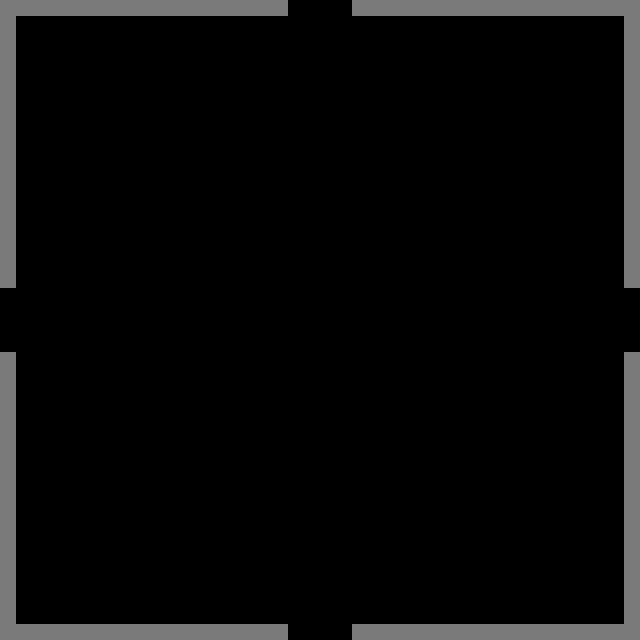

A level layout from a 2D game, rendered from its tile map. Below: a short description, then the map file with its tile-grid data intact:
An orthogonal 20x20 tile map with 32x32 px tiles, 2 tile layers (Background, Walls) and 8 objects.

<map version="1.0" orientation="orthogonal" renderorder="right-down" width="20" height="20" tilewidth="32" tileheight="32" nextobjectid="14">
 <properties>
  <property name="name" value="starting_location" />
  <property name="north_location" value="north_location" />
 </properties>
 <tileset firstgid="1" name="Tiles" tilewidth="32" tileheight="32" tilecount="81" columns="9">
  <image source="../Tiles/Tiles.png" trans="ff00ff" width="288" height="288" />
 </tileset>
 <layer name="Background" width="20" height="20">
  <data encoding="csv">
1,1,1,1,1,1,1,1,1,1,1,1,1,1,1,1,1,1,1,1,
1,1,1,1,1,1,1,1,1,1,1,1,1,1,1,1,1,1,1,1,
1,1,1,1,1,1,1,1,1,1,1,1,1,1,1,1,1,1,1,1,
1,1,1,1,1,1,1,1,1,1,1,1,1,1,1,1,1,1,1,1,
1,1,1,1,1,1,1,1,1,1,1,1,1,1,1,1,1,1,1,1,
1,1,1,1,1,1,1,1,1,1,1,1,1,1,1,1,1,1,1,1,
1,1,1,1,1,1,1,1,1,1,1,1,1,1,1,1,1,1,1,1,
1,1,1,1,1,1,1,1,1,1,1,1,1,1,1,1,1,1,1,1,
1,1,1,1,1,1,1,1,1,1,1,1,1,1,1,1,1,1,1,1,
1,1,1,1,1,1,1,1,1,1,1,1,1,1,1,1,1,1,1,1,
1,1,1,1,1,1,1,1,1,1,1,1,1,1,1,1,1,1,1,1,
1,1,1,1,1,1,1,1,1,1,1,1,1,1,1,1,1,1,1,1,
1,1,1,1,1,1,1,1,1,1,1,1,1,1,1,1,1,1,1,1,
1,1,1,1,1,1,1,1,1,1,1,1,1,1,1,1,1,1,1,1,
1,1,1,1,1,1,1,1,1,1,1,1,1,1,1,1,1,1,1,1,
1,1,1,1,1,1,1,1,1,1,1,1,1,1,1,1,1,1,1,1,
1,1,1,1,1,1,1,1,1,1,1,1,1,1,1,1,1,1,1,1,
1,1,1,1,1,1,1,1,1,1,1,1,1,1,1,1,1,1,1,1,
1,1,1,1,1,1,1,1,1,1,1,1,1,1,1,1,1,1,1,1,
1,1,1,1,1,1,1,1,1,1,1,1,1,1,1,1,1,1,1,1
</data>
 </layer>
 <layer name="Walls" width="20" height="20">
  <data encoding="csv">
61,50,50,50,50,50,50,50,50,0,0,50,50,50,50,50,50,50,50,57,
42,0,0,0,0,0,0,0,0,0,0,0,0,0,0,0,0,0,0,40,
42,0,0,0,0,0,0,0,0,0,0,0,0,0,0,0,0,0,0,40,
42,0,0,0,0,0,0,0,0,0,0,0,0,0,0,0,0,0,0,40,
42,0,0,0,0,0,0,0,0,0,0,0,0,0,0,0,0,0,0,40,
42,0,0,0,0,0,0,0,0,0,0,0,0,0,0,0,0,0,0,40,
42,0,0,0,0,0,0,0,0,0,0,0,0,0,0,0,0,0,0,40,
42,0,0,0,0,0,0,0,0,0,0,0,0,0,0,0,0,0,0,40,
42,0,0,0,0,0,0,0,0,0,0,0,0,0,0,0,0,0,0,40,
0,0,0,0,0,0,0,0,0,0,0,0,0,0,0,0,0,0,0,0,
0,0,0,0,0,0,0,0,0,0,0,0,0,0,0,0,0,0,0,0,
42,0,0,0,0,0,0,0,0,0,0,0,0,0,0,0,0,0,0,40,
42,0,0,0,0,0,0,0,0,0,0,0,0,0,0,0,0,0,0,40,
42,0,0,0,0,0,0,0,0,0,0,0,0,0,0,0,0,0,0,40,
42,0,0,0,0,0,0,0,0,0,0,0,0,0,0,0,0,0,0,40,
42,0,0,0,0,0,0,0,0,0,0,0,0,0,0,0,0,0,0,40,
42,0,0,0,0,0,0,0,0,0,0,0,0,0,0,0,0,0,0,40,
42,0,0,0,0,0,0,0,0,0,0,0,0,0,0,0,0,0,0,40,
42,0,0,0,0,0,0,0,0,0,0,0,0,0,0,0,0,0,0,40,
25,32,32,32,32,32,32,32,32,0,0,32,32,32,32,32,32,32,32,21
</data>
 </layer>
 <objectgroup name="Collisions">
  <object id="2" x="0" y="0" width="288" height="16" />
  <object id="3" x="352" y="0" width="288" height="16" />
  <object id="4" x="0" y="0" width="16" height="288" />
  <object id="6" x="0" y="352" width="16" height="288" />
  <object id="8" x="624" y="0" width="16" height="288" />
  <object id="9" x="624" y="352" width="16" height="288" />
  <object id="11" x="352" y="624" width="288" height="16" />
  <object id="13" x="0" y="624" width="288" height="16" />
 </objectgroup>
</map>
